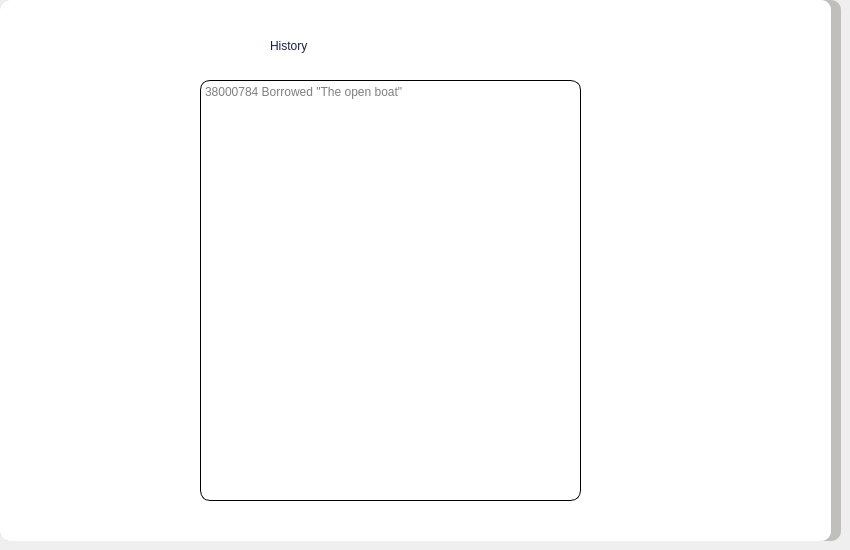
    <widget class="QWidget" name="main_Home">
     <attribute name="icon">
      <iconset>
       <normaloff>../../../Desktop/home.png</normaloff>../../../Desktop/home.png</iconset>
     </attribute>
     <attribute name="title">
      <string>Home</string>
     </attribute>
     <widget class="QFrame" name="frame">
      <property name="geometry">
       <rect>
        <x>0</x>
        <y>0</y>
        <width>841</width>
        <height>541</height>
       </rect>
      </property>
      <property name="styleSheet">
       <string notr="true">background-color:rgb(192, 191, 188);
border-style: solid;
border-width: 0px;
border-radius: 10px;

</string>
      </property>
      <property name="frameShape">
       <enum>QFrame::StyledPanel</enum>
      </property>
      <property name="frameShadow">
       <enum>QFrame::Raised</enum>
      </property>
      <widget class="QTextEdit" name="textEdit_6">
       <property name="geometry">
        <rect>
         <x>0</x>
         <y>0</y>
         <width>831</width>
         <height>541</height>
        </rect>
       </property>
       <property name="styleSheet">
        <string notr="true">background-color: white;
border-style: solid;
border-width: 0px;
border-radius: 10px;

</string>
       </property>
       <property name="placeholderText">
        <string/>
       </property>
      </widget>
      <widget class="QLabel" name="label_15">
       <property name="geometry">
        <rect>
         <x>270</x>
         <y>20</y>
         <width>161</width>
         <height>51</height>
        </rect>
       </property>
       <property name="styleSheet">
        <string notr="true">font: 63 italic 32pt &quot;URW Bookman&quot;;
background-color: rgb(255, 255, 255);
color: rgb(24, 33, 62);
</string>
       </property>
       <property name="text">
        <string>History</string>
       </property>
      </widget>
      <widget class="QTextEdit" name="textEdit_19">
       <property name="geometry">
        <rect>
         <x>200</x>
         <y>80</y>
         <width>381</width>
         <height>421</height>
        </rect>
       </property>
       <property name="styleSheet">
        <string notr="true">background-color: white;
border-style: solid;
border-width: 1px;
border-radius: 10px;

</string>
       </property>
       <property name="placeholderText">
        <string>38000784 Borrowed &quot;The open boat&quot;</string>
       </property>
      </widget>
     </widget>
    </widget>
